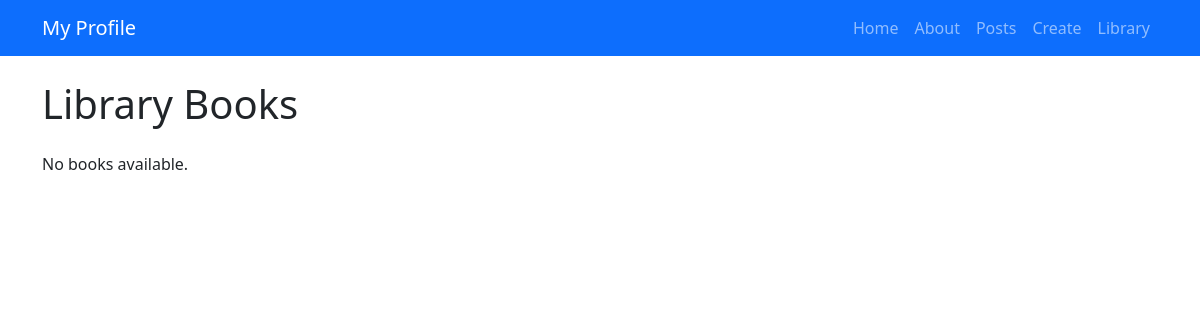
The app's page /library, older data.
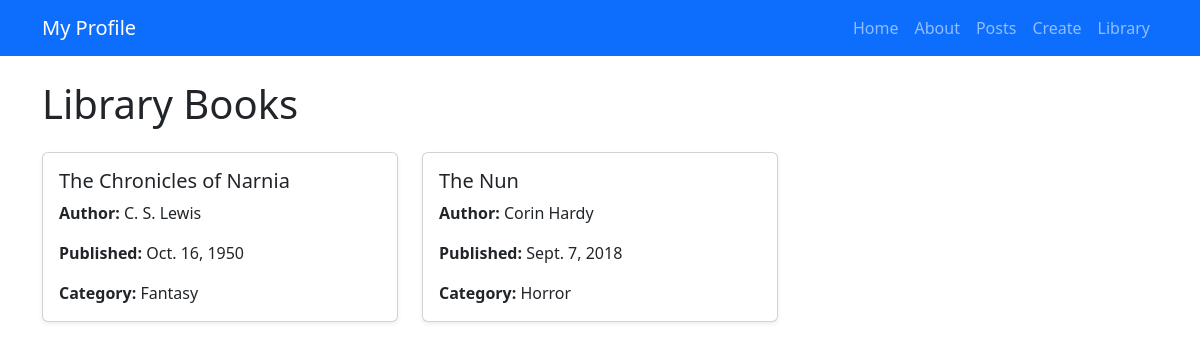
The same page, newer data.
### pages/models.py (models this page shows, shortened)
class Book(models.Model):
    title = models.CharField(max_length=200)
    author = models.ForeignKey(Author, on_delete=models.CASCADE)
    categories = models.ManyToManyField(Category)
    published = models.DateField()

class Author(models.Model):
    name = models.CharField(max_length=100)
    def __str__(self):
        return self.name

class Category(models.Model):
    name = models.CharField(max_length=100)

### pages/views.py (the view)
# urls.py: path('library', views.library_home, name='library_home'),
def library_home(request):
    books = Book.objects.all()
    categories = Category.objects.all()
    return render(request, 'library.html', {'books': books, 'categories': categories})

### pages/templates/library.html (shortened to what this page needs)
{% extends 'base.html' %}
{% block content %}
<h1 class="mb-4">Library Books</h1>
<div class="row">
    {% for book in books %}
        <div class="col-md-4 mb-4">
            <div class="card shadow-sm">
                <div class="card-body">
                    <h5 class="card-title">{{ book.title }}</h5>
                    <p class="card-text"><strong>Author:</strong> {{ book.author }}</p>
                    <p class="card-text"><strong>Published:</strong> {{ book.published }}</p>
                    <p class="card-text"><strong>Category:</strong>
                        {% for cat in book.categories.all %}
                          {{ cat.name }}{% if not forloop.last %}, {% endif %}
                        {% endfor %}
                    </p>
                </div>
            </div>
        </div>
    {% empty %}
        <p>No books available.</p>
    {% endfor %}
</div>
{% endblock %}

### pages/templates/base.html (shortened to what this page needs)
{% load static %}
<!DOCTYPE html>
<html lang="en">
<head>
    <link href="https://cdn.jsdelivr.net/npm/bootstrap@5.3.0/dist/css/bootstrap.min.css" rel="stylesheet">
</head>
<body>
    <nav class="navbar navbar-expand-lg navbar-dark bg-primary">
        <div class="container">
            <a class="navbar-brand" href="{% url 'home' %}">My Profile</a>
            <div class="collapse navbar-collapse">
                <ul class="navbar-nav ms-auto">
                    <li class="nav-item"><a class="nav-link" href="{% url 'home' %}">Home</a></li>
                    <li class="nav-item"><a class="nav-link" href="{% url 'about' %}">About</a></li>
                    <li class="nav-item"><a class="nav-link" href="{% url 'post_list' %}">Posts</a></li>
                    <li class="nav-item"><a class="nav-link" href="{% url 'post_create' %}">Create</a></li>
                    <li class="nav-item"><a class="nav-link" href="{% url 'library_home' %}">Library</a></li>
                </ul>
            </div>
        </div>
    </nav>
    <main class="container py-4">
        {% block content %}{% endblock %}
    </main>
</body>
</html>

Row changes from the older to the newer data that the page shows:
added Book: title "The Chronicles of Narnia", author "C. S. Lewis", published "Oct. 16, 1950"
added Category: name "Fantasy", shown under "The Chronicles of Narnia"
added Book: title "The Nun", author "Corin Hardy", published "Sept. 7, 2018"
added Category: name "Horror", shown under "The Nun"
Text that changed along with them:
text no longer shown: "No books available."
